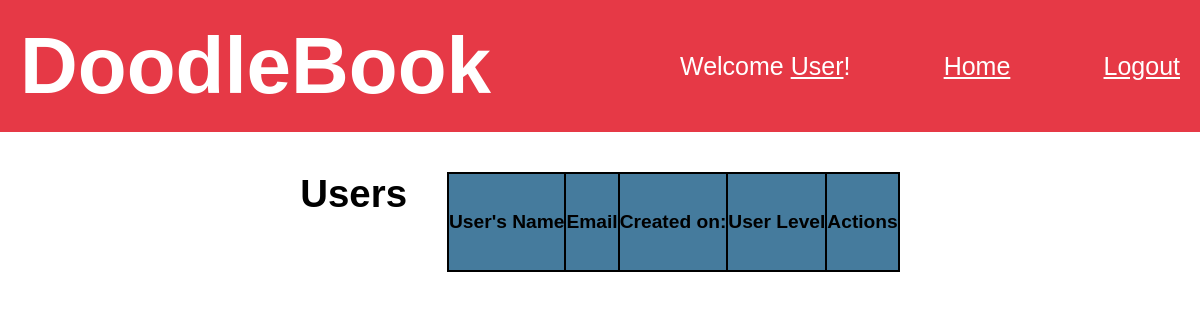
The app's page /admin, older data.
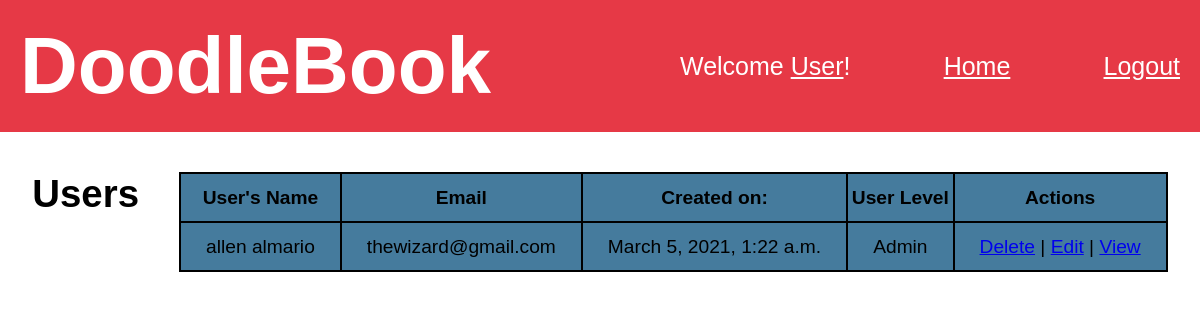
The same page, newer data.
### Doodle_App/models.py (models this page shows)
class User(models.Model):
    first_name = models.CharField(max_length=30)
    last_name = models.CharField(max_length=40)
    email = models.CharField(max_length=70)
    password = models.CharField(max_length=100)
    bio = models.TextField(default="User Bio")
    user_level = models.IntegerField(default=0) # 0 is regular, 1 is admin
    created_at = models.DateTimeField(auto_now_add=True)
    updated_at = models.DateTimeField(auto_now=True)

### Doodle_App/views.py (the view)
# urls.py: path('admin', views.admin),
def admin(request):
    context = {
        "users" : User.objects.all(),
        "blogs" : Blog.objects.all(),
    }
    return render(request, 'admin.html', context)

### Doodle_App/templates/admin.html (shortened to what this page needs)
<!DOCTYPE html>
<html lang="en">
<head>
    {% load static %}
    <link rel="stylesheet" href="{% static 'css/admin.css' %}">
</head>
<body>
    <header>
        <h1>DoodleBook</h1>
        <div class="nav">
            <p>Welcome <a href="">User</a>!</p>
            <a href="">Home</a>
            <a href="/logout">Logout</a>
        </div>
    </header>
    <div class = 'container'>
        <h1>Users</h1>
        <table>
            <tr>
                <th>User's Name</a></th>
                <th>Email</th>
                <th>Created on:</th>
                <th>User Level</th>
                <th>Actions</th>
            </tr>
            {% for user in users.all %}
            <tr>
                <td>{{user.first_name}} {{user.last_name}}</td>
                <td>{{user.email}}</td>
                <td>{{user.created_at}}</td>
                {%if user.user_level == 0%}
                <td>Regular User</td>
                {% else %}
                <td>Admin</td>
                {% endif %}
                <td><a href = "/delete/{{user.id}}">Delete</a> | <a href = "/admin_edit/{{user.id}}">Edit</a> | <a href = "/profile/{{user.id}}">View</a> </td>
            </tr>
            {% endfor %}
        </table>
    </div>
</body>

Row changes from the older to the newer data that the page shows:
added User: first_name "allen", last_name "almario", email "thewizard@gmail.com", created_at "March 5, 2021, 1:22 a.m.", user_level "Admin"
